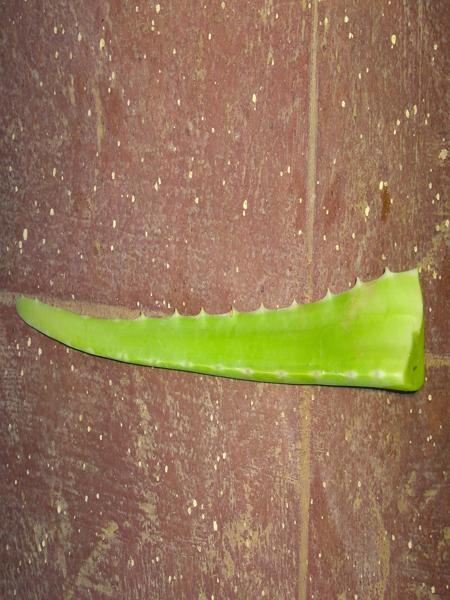
#> input picture MedicinalLeafDataset/AloeveraLeaf/10.jpg, 450 x 600 px, found by its file name; its folder holds 4 pictures in this run
$ jupyter execute --allow-errors MedicinalLeafClassifier.ipynb   (shell and % lines are left out)
#> lines starting #> are read from the running program, lines starting #| are printed output that depends on the picture
[cell 1]

import matplotlib.pyplot as plt
import numpy as np
import os
import pprint
pp = pprint.PrettyPrinter(indent=4)

[cell 2]
import joblib
from skimage.io import imread
from skimage.transform import resize

def resize_all(src, pklname, include, width=150, height=None):
    """
    load images from path, resize them and write them as arrays to a dictionary,
    together with labels and metadata. The dictionary is written to a pickle file
    named '{pklname}_{width}x{height}px.pkl'.

    Parameter
    ---------
    src: str
        path to data
    pklname: str
        path to output file
    width: int
        target width of the image in pixels
    include: set[str]
        set containing str
    """
#> called with pklname = 'medician_leaf', width = 80

    height = height if height is not None else width

    data = dict()
    data['description'] = 'resized ({0}x{1})animal images in rgb'.format(int(width), int(height))
    data['label'] = []
    data['filename'] = []
    data['data'] = []

    pklname = f"{pklname}_{width}x{height}px.pkl"

    # read all images in PATH, resize and write to DESTINATION_PATH
    for subdir in os.listdir(src):
        if subdir in include:
            print(subdir)
            current_path = os.path.join(src, subdir)

            for file in os.listdir(current_path):
                if file[-3:] in {'jpg', 'png'}:
                    im = imread(os.path.join(current_path, file))
#> im is the input picture: shape (600, 450, 3); mean R, G, B 147.5, 118.4, 86.7
                    im = resize(im, (width, height)) #[:,:,::-1]
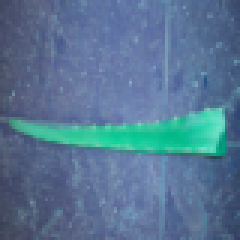
#> im: shape (80, 80, 3) float64 (shown 3 times larger); mean B, G, R 0.579, 0.464, 0.34
                    data['label'].append(subdir[:-4])
                    data['filename'].append(file)
                    data['data'].append(im)

        joblib.dump(data, pklname)

[cell 3]
# modify to fit your system
data_path = fr'D:\4-2\29(Rubayed)\Machine Learning Lab\Project\MedicinalLeafDataset'
os.listdir(data_path)

[cell 4]
base_name = 'medician_leaf'
width = 80

include = {'AloeveraLeaf', 'BambooLeaf', 'CorianderLeaf',
           'GingerLeaf', 'MangoLeaf', 'PepperLeaf', 'TurmericLeaf'}

resize_all(src=data_path, pklname=base_name, width=width, include=include)

[cell 5]
from collections import Counter

data = joblib.load(f'{base_name}_{width}x{width}px.pkl')

print('number of samples: ', len(data['data']))
print('keys: ', list(data.keys()))
print('description: ', data['description'])
print('image shape: ', data['data'][0].shape)
print('labels:', np.unique(data['label']))

Counter(data['label'])

[cell 6]
# use np.unique to get all unique values in the list of labels
labels = np.unique(data['label'])

# set up the matplotlib figure and axes, based on the number of labels
fig, axes = plt.subplots(1, len(labels))
fig.set_size_inches(15,4)
fig.tight_layout()

# make a plot for every label (equipment) type. The index method returns the
# index of the first item corresponding to its search string, label in this case
#> (the rest of this cell did not finish here and is left out)

[cell 7]
X = np.array(data['data'])
y = np.array(data['label'])

[cell 8]
from sklearn.model_selection import train_test_split

X_train, X_test, y_train, y_test = train_test_split(
    X,
    y,
    test_size=0.2,
    shuffle=True,
    random_state=42,
)

[cell 9]
def plot_bar(y, loc='left', relative=True):
    width = 0.35
    if loc == 'left':
        n = -0.5
    elif loc == 'right':
        n = 0.5

    # calculate counts per type and sort, to ensure their order
    unique, counts = np.unique(y, return_counts=True)
    sorted_index = np.argsort(unique)
    unique = unique[sorted_index]

    if relative:
        # plot as a percentage
        counts = 100*counts[sorted_index]/len(y)
        ylabel_text = '% count'
    else:
        # plot counts
        counts = counts[sorted_index]
        ylabel_text = 'count'

    xtemp = np.arange(len(unique))

    plt.bar(xtemp + n*width, counts, align='center', alpha=.7, width=width)
    plt.xticks(xtemp, unique, rotation=45)
    plt.xlabel('equipment type')
    plt.ylabel(ylabel_text)

plt.suptitle('relative amount of photos per type')
plot_bar(y_train, loc='left')
plot_bar(y_test, loc='right')
plt.legend([
    'train ({0} photos)'.format(len(y_train)),
    'test ({0} photos)'.format(len(y_test))
]);
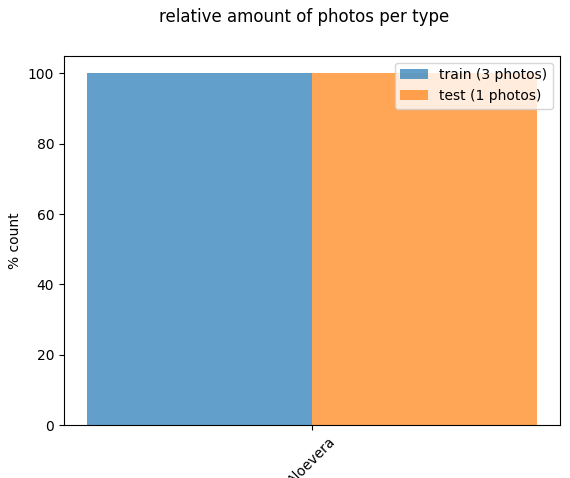
#> figure drawn by matplotlib, 1 panel

[cell 10]
from skimage.feature import hog
from skimage.io import imread
from skimage.transform import rescale

#> (the rest of this cell did not finish here and is left out)

#> (a cell that did not finish here is left out)

[cell 12]
from sklearn.base import BaseEstimator, TransformerMixin

class RGB2GrayTransformer(BaseEstimator, TransformerMixin):
    """
    Convert an array of RGB images to grayscale
    """

    def __init__(self):
        pass

    def fit(self, X, y=None):
        """returns itself"""
        return self

    def transform(self, X, y=None):
        """perform the transformation and return an array"""
        return np.array([skimage.color.rgb2gray(img) for img in X])


class HogTransformer(BaseEstimator, TransformerMixin):
    """
    Expects an array of 2d arrays (1 channel images)
    Calculates hog features for each img
    """

    def __init__(self, y=None, orientations=9,
                 pixels_per_cell=(8, 8),
                 cells_per_block=(3, 3), block_norm='L2-Hys'):
        self.y = y
        self.orientations = orientations
        self.pixels_per_cell = pixels_per_cell
        self.cells_per_block = cells_per_block
        self.block_norm = block_norm

    def fit(self, X, y=None):
        return self

    def transform(self, X, y=None):

        def local_hog(X):
            return hog(X,
                       orientations=self.orientations,
                       pixels_per_cell=self.pixels_per_cell,
                       cells_per_block=self.cells_per_block,
                       block_norm=self.block_norm)

        try: # parallel
            return np.array([local_hog(img) for img in X])
        except:
            return np.array([local_hog(img) for img in X])

[cell 13]
from sklearn.linear_model import SGDClassifier
from sklearn.model_selection import cross_val_predict
from sklearn.preprocessing import StandardScaler, Normalizer
import skimage

# create an instance of each transformer
grayify = RGB2GrayTransformer()
hogify = HogTransformer(
    pixels_per_cell=(14, 14),
    cells_per_block=(2,2),
    orientations=9,
    block_norm='L2-Hys'
)
scalify = StandardScaler()

# call fit_transform on each transform converting X_train step by step
X_train_gray = grayify.fit_transform(X_train)
X_train_hog = hogify.fit_transform(X_train_gray)
X_train_prepared = scalify.fit_transform(X_train_hog)

print(X_train_prepared.shape)
#| (3, 576)

[cell 14]
sgd_clf = SGDClassifier(random_state=42, max_iter=1000, tol=1e-3)
#> (the rest of this cell did not finish here and is left out)

[cell 15]
X_test_gray = grayify.transform(X_test)
X_test_hog = hogify.transform(X_test_gray)
X_test_prepared = scalify.transform(X_test_hog)

[cell 16]
y_pred = sgd_clf.predict(X_test_prepared)
print(np.array(y_pred == y_test)[:25])
#| [ True]
print('')
print('Percentage correct: ', 100*np.sum(y_pred == y_test)/len(y_test))
#| Percentage correct:  100.0

[cell 17]
import pandas as pd

[cell 18]
labels = ['yes', 'yes', 'yes', 'yes', 'yes', 'yes', 'no',  'no', 'no', 'no']
predictions = ['yes', 'yes', 'yes', 'yes', 'no',  'no',  'yes', 'no', 'no', 'no']

# put the data in a dataframe for pretty printing
df = pd.DataFrame(
    np.c_[labels, predictions],
    columns=['true_label', 'prediction']
)
df

[cell 19]
from sklearn.metrics import confusion_matrix

label_names = ['yes', 'no']
cmx = confusion_matrix(labels, predictions, labels=label_names)
df = pd.DataFrame(cmx, columns=label_names, index=label_names)
df.columns.name = 'prediction'
df.index.name = 'label'
df

[cell 20]
plt.imshow(cmx)
plt.xticks([])
plt.yticks([])
plt.colorbar();
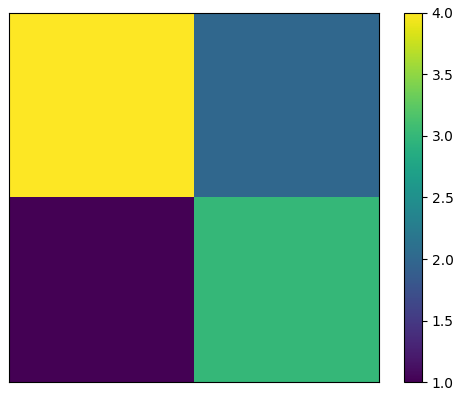
#> figure drawn by matplotlib, 2 panels

[cell 21]
cmx = confusion_matrix(y_test, y_pred)
#> cmx = [1]
cmx
#> Out = [1]

[cell 22]
from mpl_toolkits.axes_grid1 import make_axes_locatable

def plot_confusion_matrix(cmx, vmax1=None, vmax2=None, vmax3=None):
    cmx_norm = 100*cmx / cmx.sum(axis=1, keepdims=True)
#> cmx_norm = [100]
    cmx_zero_diag = cmx_norm.copy()
#> cmx_zero_diag = [100]

    np.fill_diagonal(cmx_zero_diag, 0)

    fig, ax = plt.subplots(ncols=3)
    fig.set_size_inches(12, 3)
    [a.set_xticks(range(len(cmx)+1)) for a in ax]
    [a.set_yticks(range(len(cmx)+1)) for a in ax]

    im1 = ax[0].imshow(cmx, vmax=vmax1)
    ax[0].set_title('as is')
    im2 = ax[1].imshow(cmx_norm, vmax=vmax2)
    ax[1].set_title('%')
    im3 = ax[2].imshow(cmx_zero_diag, vmax=vmax3)
    ax[2].set_title('% and 0 diagonal')

    dividers = [make_axes_locatable(a) for a in ax]
    cax1, cax2, cax3 = [divider.append_axes("right", size="5%", pad=0.1)
                        for divider in dividers]

    fig.colorbar(im1, cax=cax1)
    fig.colorbar(im2, cax=cax2)
    fig.colorbar(im3, cax=cax3)
    fig.tight_layout()

plot_confusion_matrix(cmx)

# the types appear in this order
print('\n', sorted(np.unique(y_test)))
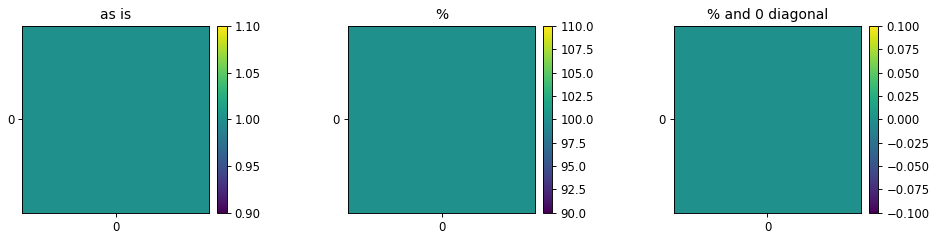
#> figure drawn by matplotlib, 6 panels

[cell 23]
from sklearn.pipeline import Pipeline
from sklearn import svm

HOG_pipeline = Pipeline([
    ('grayify', RGB2GrayTransformer()),
    ('hogify', HogTransformer(
        pixels_per_cell=(14, 14),
        cells_per_block=(2, 2),
        orientations=9,
        block_norm='L2-Hys')
    ),
    ('scalify', StandardScaler()),
    ('classify', SGDClassifier(random_state=42, max_iter=1000, tol=1e-3))
])

#> (the rest of this cell did not finish here and is left out)

[cell 24]
from sklearn.model_selection import GridSearchCV

param_grid = [
    {
        'hogify__orientations': [8, 9],
        'hogify__cells_per_block': [(2, 2), (3, 3)],
        'hogify__pixels_per_cell': [(8, 8), (10, 10), (12, 12)]
    },
    {
        'hogify__orientations': [8],
         'hogify__cells_per_block': [(3, 3)],
         'hogify__pixels_per_cell': [(8, 8)],
         'classify': [
             SGDClassifier(random_state=42, max_iter=1000, tol=1e-3),
             svm.SVC(kernel='linear')
         ]
    }
]

[cell 25]
grid_search = GridSearchCV(HOG_pipeline,
                           param_grid,
                           cv=3,
                           n_jobs=-1,
                           scoring='accuracy',
                           verbose=1,
                           return_train_score=True)

#> (the rest of this cell did not finish here and is left out)


#> (a cell that did not finish here is left out)

#> (a cell that did not finish here is left out)

[cell 28]
from sklearn.svm import SVC

Pipeline(steps=[('grayify', RGB2GrayTransformer()),
                ('hogify', HogTransformer(orientations=8)),
                ('scalify', StandardScaler()),
                ('classify', SVC(kernel='linear'))])

#> (a cell that did not finish here is left out)

#> (a cell that did not finish here is left out)

#> (a cell that did not finish here is left out)

#> (a cell that did not finish here is left out)

[cell 33]
plot_confusion_matrix(cmx, vmax1=225, vmax2=100, vmax3=12)
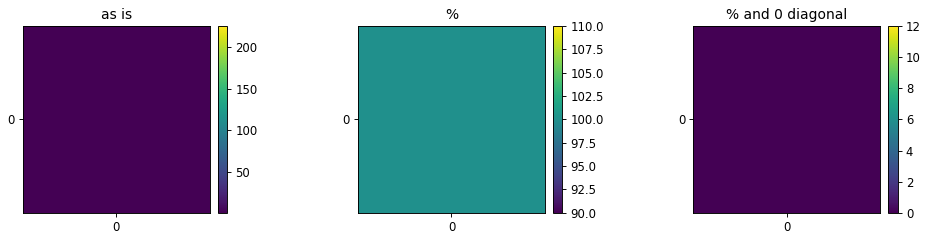
#> figure drawn by matplotlib, 6 panels
